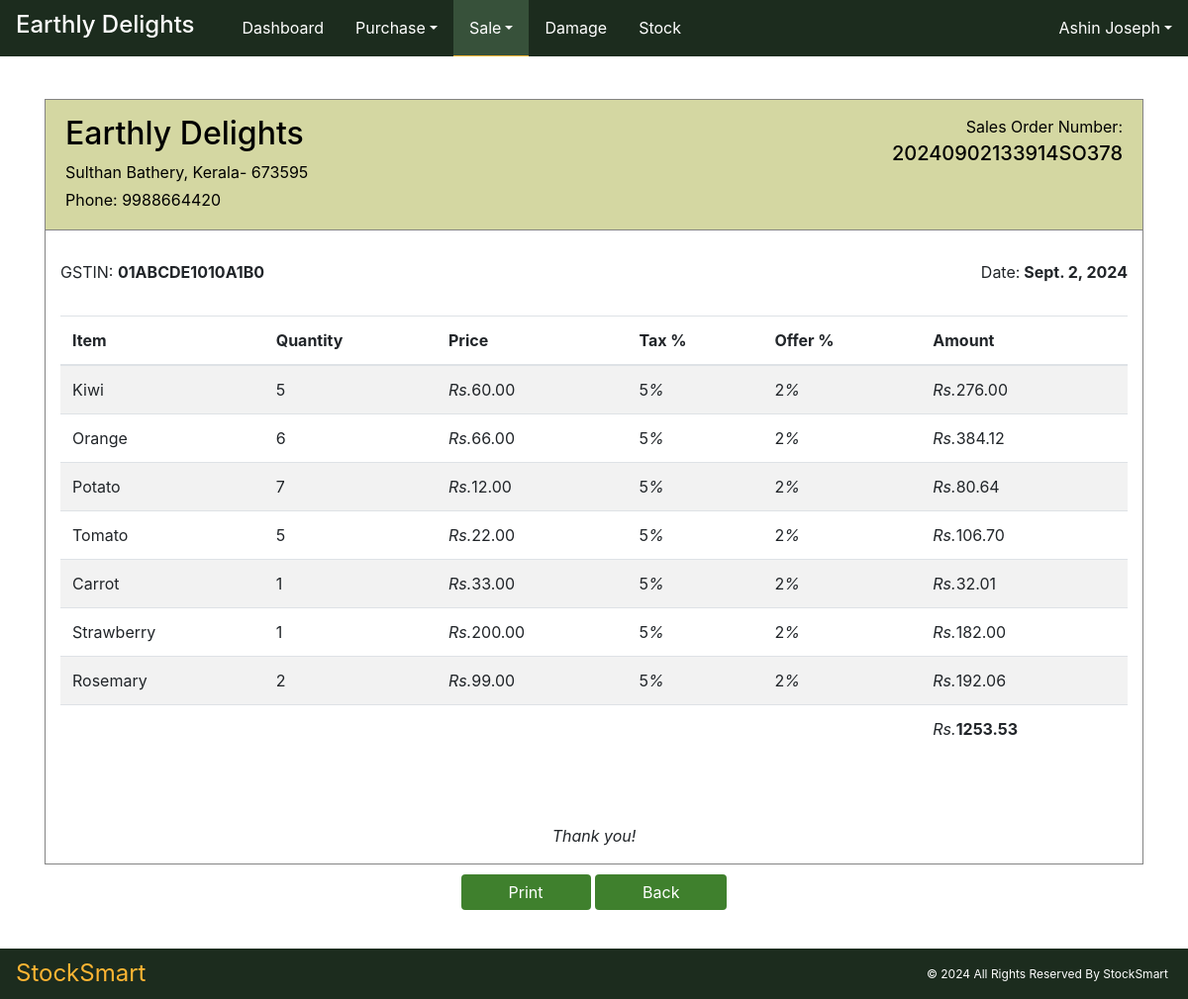
The page /Sales/sales_order_display/1/ (signed in) on the database as committed earlier.
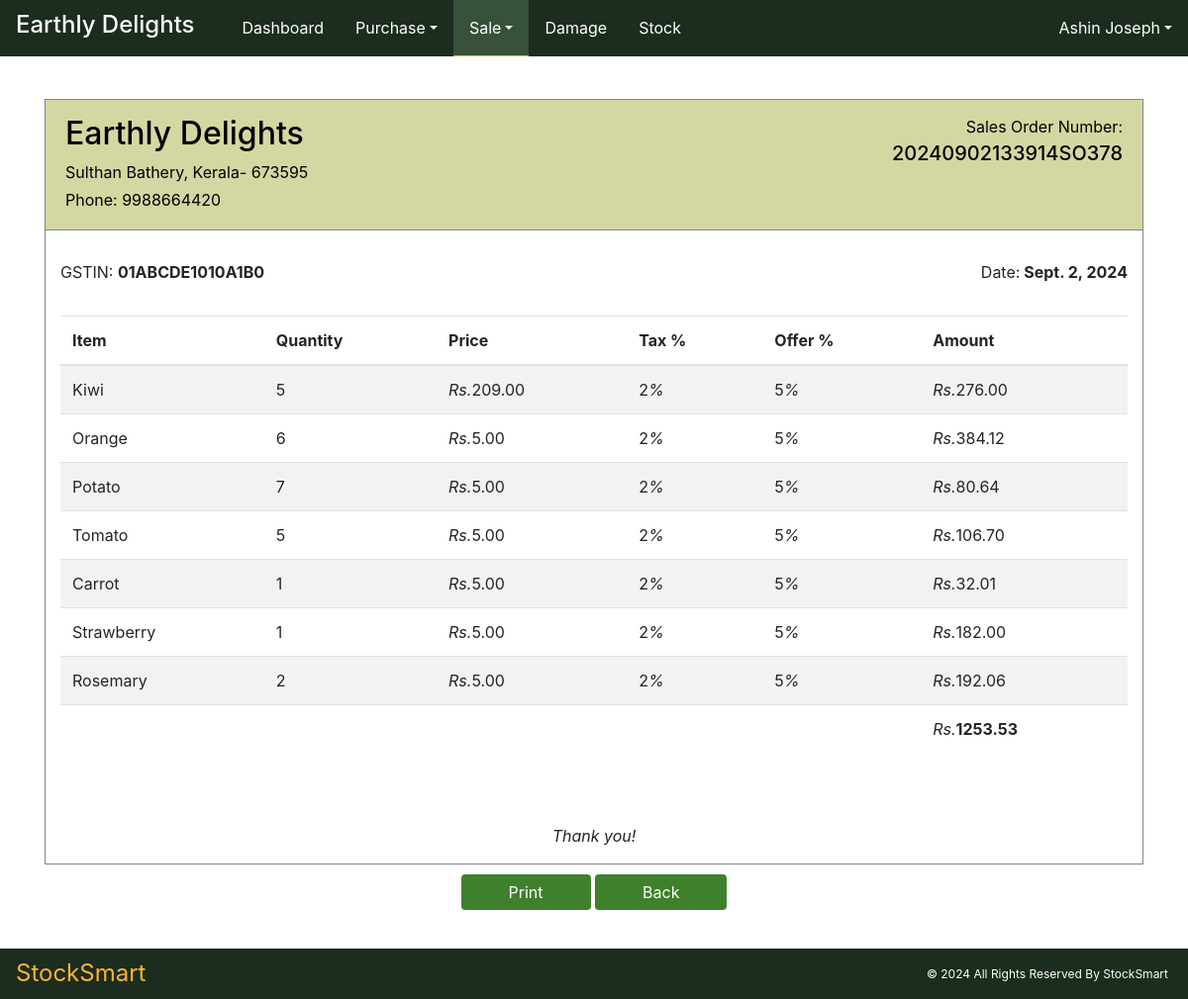
The same page on the database as committed later.
### Sales/models.py (models this page shows, shortened)
class salesorderItemTable(models.Model):
    soit_bill_number = models.ForeignKey(salesorderTable, on_delete=models.CASCADE)
    soit_item = models.ForeignKey(itemTable, on_delete=models.CASCADE)
    soit_quantity = models.PositiveIntegerField(null=True, blank=True)
    soit_price = models.ForeignKey(priceTable, on_delete=models.CASCADE)
    soit_total = models.DecimalField(max_digits=10, decimal_places=2, null=True, blank=True)

### Core/models.py (models this page shows, shortened)
class priceTable(models.Model):
    pt_item = models.OneToOneField(itemTable, on_delete=models.CASCADE)
    pt_averagePrice = models.DecimalField(max_digits=10, decimal_places=2, null=True, blank=True, default=0)
    pt_margin = models.PositiveIntegerField(null=True, blank=True, default=0)
    pt_tax = models.PositiveIntegerField(null=True, blank=True, default=0)
    pt_offer = models.PositiveIntegerField(null=True, blank=True, default=0)
    pt_sellingPrice = models.DecimalField(max_digits=10, decimal_places=2, null=True, blank=True, default=0)
    pt_timestamp = models.DateTimeField(auto_now_add=True)

class itemTable(models.Model):
    UNIT_CHOICES = [
        ('Kilogram', 'Kg'),
        ('Pieces', 'Pcs'),
    ]
    CATEGORY_CHOICE = [
        ('Vegetables', 'Veg'),
        ('Fruits', 'Fru'),
    ]
    item_code = models.CharField(max_length=50, unique=True)
    item_name = models.CharField(max_length=50, null=True, blank=True, unique=True)
    item_category = models.CharField(max_length=50, choices=CATEGORY_CHOICE)
    item_unit = models.CharField(max_length=15, choices=UNIT_CHOICES)

### Sales/views.py (the view)
# urls.py: path('sales_order_display/<int:orderId>/',views.sales_order_display, name="sales_order_display"),
@admin_staff_required
def sales_order_display(request, orderId):
    base_template = 'user/Index.html' if request.user.role == "Admin" else 'user/staff_index.html'
    s_order = get_object_or_404(salesorderTable, id=orderId)
    so_item = salesorderItemTable.objects.filter(soit_bill_number=s_order)
    company_data = companyprofileTable.objects.get()
    address = company_data.company_address
    number = company_data.company_mobile
    gst = company_data.company_gst
    overall = 0
    for j in so_item:
        overall += j.soit_total
    context = {
        's_order': s_order,
        'so_item': so_item,
        'overall': overall,
        'base_template': base_template,
        'company_data': company_data,
        'address': address,
        'number': number,
        'gst': gst,
    }
    response = render(request, "sales/sales_order_display.html", context)
    return response

### templates/sales/sales_order_display.html (shortened to what this page needs)
<!DOCTYPE html>
{% extends base_template %}
{% load static %}
{% block content %}
<html lang="en">
<head>
    <link href="https://maxcdn.bootstrapcdn.com/bootstrap/4.5.2/css/bootstrap.min.css" rel="stylesheet">
    <link href="{% static 'assets/style.css' %}" rel="stylesheet">
</head>
<body>
<div class="navheight" style="height: 100px"></div>
    <div class="container order-container">
        <div class="row justify-content-center">
            <div class="col-12">
                <div class="order-body">
                    <div class="bill-header d-flex">
                        <div class="col vendor-details-head">
                        <h2>{{company_data.company_name}}</h2>
                            <p>{{company_data.company_address}}</p>
                            <p>Phone: {{company_data.company_mobile}}</p>
                        </div>
                        <div class="col print-only text-right vendor-details-head">
                            <p> Sales Order Number: <h5>{{ s_order.sot_bill_number }}</h5></p>
                        </div>
                    </div>
                    <div class="d-flex">
                        <div class="col vendor-details">
                            <p>GSTIN: <strong>{{company_data.company_gst }}</strong> </p>
                            <br>
                        </div>
                        <div class="col text-right vendor-details">
                            <p>Date:<strong> {{ s_order.sot_date }}</strong> </p>
                        </div>
                    </div>
                    <div class="col">
                        <table class=" table table-striped ">
                        <thead class="">
                            <tr>
                                <th>Item</th>
                                <th>Quantity</th>
                                <th>Price</th>
                                <th>Tax %</th>
                                <th>Offer %</th>
                                <th>Amount</th>
                            </tr>
                        </thead>
                        <tbody>
                            {% for i in so_item %}
                                <tr>
                                    <td>{{ i.soit_item.item_name }}</td>
                                    <td>{{i.soit_quantity}}</td>
                                    <td><i>Rs.</i>{{i.soit_price.pt_sellingPrice}}</td>
                                    <td>{{i.soit_price.pt_tax}}<i>%</i></td>
                                    <td>{{i.soit_price.pt_offer}}<i>%</i></td>
                                    <td><i>Rs.</i>{{i.soit_total}}</td>
                                </tr>
                            {% endfor %}
                        <tr>
                            <td></td>
                            <td></td>
                            <td></td>
                            <td></td>
                            <td></td>
                            <td><i>Rs.</i><b>{{overall}}</b></td>
                        </tr>
                        </tbody>
                    </table>
                    </div>
                    <div class="text-center">
                        <br>
                        <br>
                        <br>
                        <p><i>Thank you!</i></p>
                    </div>
                </div>
            </div>
            <div class="col-12 text-center print-button">
                        <button onclick="window.print()" class="btn btn-success px-5">Print</button>
                        <a href="{% url 'sales_order' %}"><button type="submit" class="btn btn-success px-5">Back</button></a>
            </div>
        </div>
    </div>
<div class="bottom-space"></div>
<div class="bottom-space"></div>
</body>
</html>
{% endblock %}

Rows that differ between the two databases and show on the page:
changed through a linked row, salesorderItemTable "Kiwi": soit_price.pt_sellingPrice "60.00" → "209.00"; soit_price.pt_tax "5" → "2"; soit_price.pt_offer "2" → "5"
changed through a linked row, salesorderItemTable "Orange": soit_price.pt_sellingPrice "66.00" → "5.00"; soit_price.pt_tax "5" → "2"; soit_price.pt_offer "2" → "5"
changed through a linked row, salesorderItemTable "Potato": soit_price.pt_sellingPrice "12.00" → "5.00"; soit_price.pt_tax "5" → "2"; soit_price.pt_offer "2" → "5"
changed through a linked row, salesorderItemTable "Tomato": soit_price.pt_sellingPrice "22.00" → "5.00"; soit_price.pt_tax "5" → "2"; soit_price.pt_offer "2" → "5"
changed through a linked row, salesorderItemTable "Carrot": soit_price.pt_sellingPrice "33.00" → "5.00"; soit_price.pt_tax "5" → "2"; soit_price.pt_offer "2" → "5"
changed through a linked row, salesorderItemTable "Strawberry": soit_price.pt_sellingPrice "200.00" → "5.00"; soit_price.pt_tax "5" → "2"; soit_price.pt_offer "2" → "5"
changed through a linked row, salesorderItemTable "Rosemary": soit_price.pt_sellingPrice "99.00" → "5.00"; soit_price.pt_tax "5" → "2"; soit_price.pt_offer "2" → "5"
